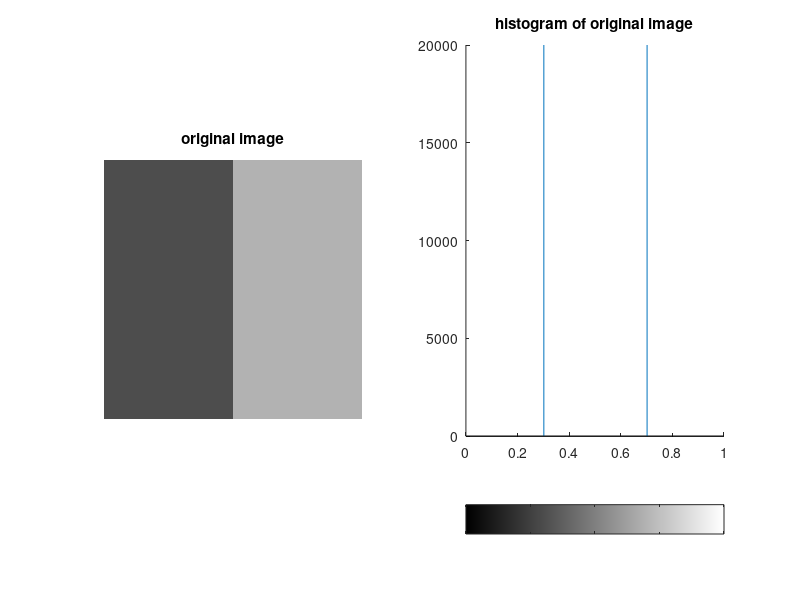
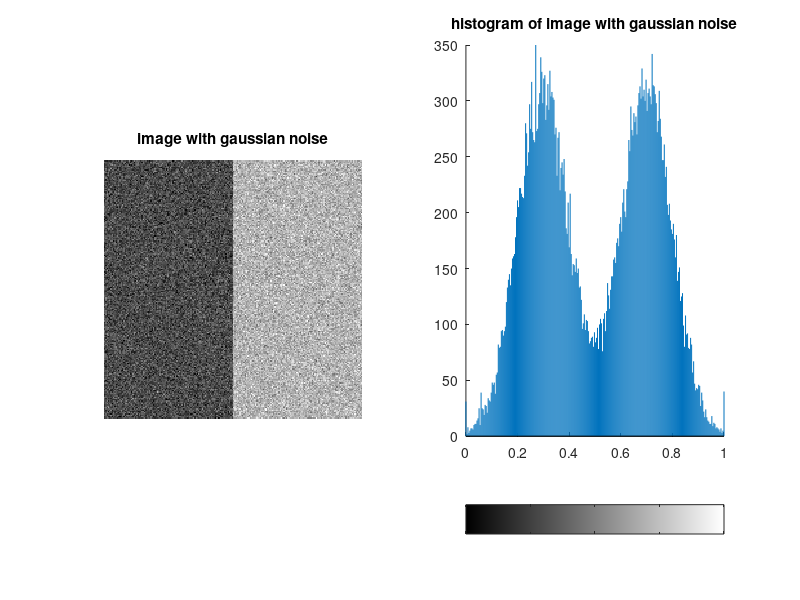
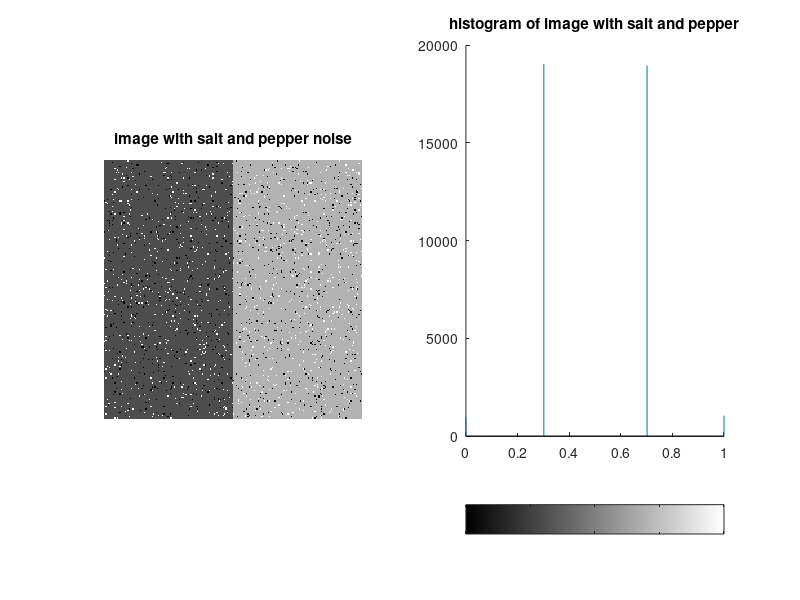
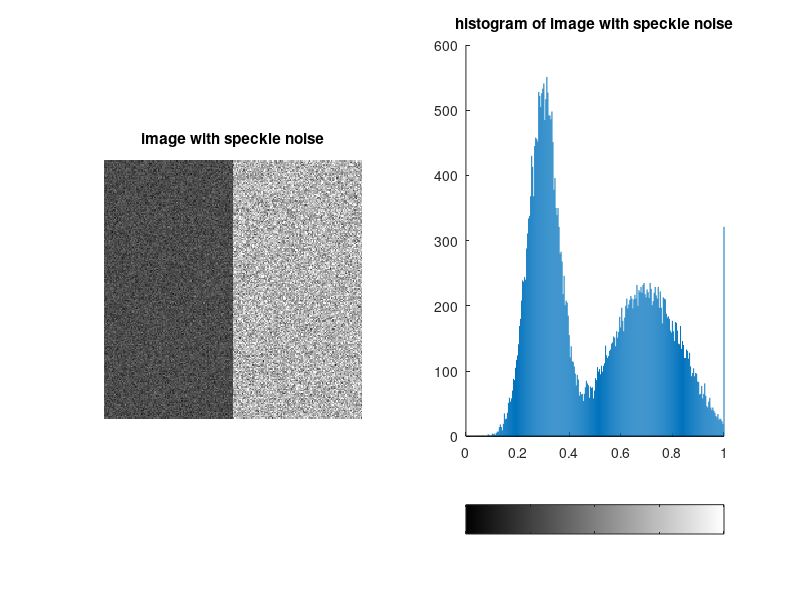

Recreate these plots in MATLAB, in order. (Note: this script raises an error after producing the figures.)
close all; clear; clc;

%========================================
% Load images
%========================================
%% Load
toy_img = [0.3*ones(200,100) 0.7*ones(200,100)];
figure(1);
subplot(1,2,1);
imshow(toy_img);
title('original image');
subplot(1,2,2);
imhist(toy_img);
title('histogram of original image');

%========================================
% Part 2: Noise Generation
%========================================

%% The default is zero mean noise with 0.01 variance.
toy_img_gauss = imnoise(toy_img, 'gaussian');
figure(2);
subplot(1,2,1);
imshow(toy_img_gauss);
title('image with gaussian noise');
subplot(1,2,2);
imhist(toy_img_gauss);
title('histogram of image with gaussian noise');

%% The default for noise density is 0.05.
toy_img_salt_pepper = imnoise(toy_img,'salt & pepper');
figure(3);
subplot(1,2,1);
imshow(toy_img_salt_pepper);
title('image with salt and pepper noise');
subplot(1,2,2);
imhist(toy_img_salt_pepper);
title('histogram of image with salt and pepper');

%% The default for variance is 0.04.
toy_img_speckle = imnoise(toy_img,'speckle');
figure(4);
subplot(1,2,1);
imshow(toy_img_speckle);
title('image with speckle noise');
subplot(1,2,2);
imhist(toy_img_speckle);
title('histogram of image with speckle noise');

%==============================================
% Part 3: Noise Reduction in the Spatial Domain
%==============================================
%% Load
lena = im2double(rgb2gray(imread('../lena.tiff')));
lena_gauss = imnoise(lena, 'gaussian', 0, 0.002);
figure(5);
subplot(1,2,1);
imshow(lena);
title('original lena image');
subplot(1,2,2);
imhist(lena);
title('histogram of original lena image');
figure(6);
subplot(1,2,1);
imshow(lena_gauss);
title('lena image with gaussian noise');
subplot(1,2,2);
imhist(lena_gauss);
title('histogram of lena image with gaussian noise');
disp(strcat('PSNR oringinal vs 0.002 gauss: ', num2str(psnr(lena, lena_gauss))));

%% The 3x3 smoothing window.
average_filter_33 = fspecial('average', [3 3]);
figure(7);
colormap(gray);
imagesc(average_filter_33);
title('3z3 average kernel');
smooth_lena_gauss_33 = imfilter(lena_gauss, average_filter_33);
figure(8);
subplot(1,2,1);
imshow(smooth_lena_gauss_33);
title('3x3 average kernel applied on lena image with gaussian noise');
subplot(1,2,2);
imhist(smooth_lena_gauss_33);
title('histogram of 3x3 average kernel applied on lena image with gaussian noise');
disp(strcat('PSNR oringinal vs 3x3 smoothed 0.002 gauss: ', num2str(psnr(lena, smooth_lena_gauss_33))));

%% The 7x7 smoothing window.
average_filter_77 = fspecial('average', [7 7]);
smooth_lena_gauss_77 = imfilter(lena_gauss, average_filter_77);
figure(9);
subplot(1,2,1);
imshow(smooth_lena_gauss_77);
title('7x7 average kernel applied on lena image with gaussian noise');
subplot(1,2,2);
imhist(smooth_lena_gauss_77);
title('histogram of 7x7 average kernel applied on lena image with gaussian noise');
disp(strcat('PSNR oringinal vs 7x7 smoothed 0.002 gauss: ', num2str(psnr(lena, smooth_lena_gauss_77))));

%% The 7x7 gaussian filter window.
gaussian_filter_77 = fspecial('gaussian', [7 7], 1);
figure(10);
colormap(gray);
imagesc(gaussian_filter_77);
title('7x7 gaussian kernel');
guass_lena_gauss_77 = imfilter(lena_gauss, gaussian_filter_77);
figure(11);
subplot(1,2,1);
imshow(guass_lena_gauss_77);
title('7x7 gaussian kernel applied on lena image with gaussian noise');
subplot(1,2,2);
imhist(guass_lena_gauss_77);
title('histogram of 7x7 gaussian kernel applied on lena image with gaussian noise');
disp(strcat('PSNR oringinal vs 7x7 gaussian filter 0.002 gauss: ', num2str(psnr(lena, guass_lena_gauss_77))));

%% The 7x7 gaussian and averaging filter windows with salt and pepper.
lena_salt_pepper = imnoise(lena,'salt & pepper');
figure(12);
subplot(1,2,1);
imshow(lena_salt_pepper);
title('lena image with salt & pepper noise');
subplot(1,2,2);
imhist(lena_salt_pepper);
title('histogram of lena image with salt & pepper noise');
disp(strcat('PSNR oringinal vs lena salt&pepper: ', num2str(psnr(lena, lena_salt_pepper))));

guass_lena_salt_pepper_77 = imfilter(lena_salt_pepper, gaussian_filter_77);
figure(13);
subplot(1,2,1);
imshow(guass_lena_salt_pepper_77);
title('7x7 gaussian kernel applied on lena image with salt & pepper noise');
subplot(1,2,2);
imhist(guass_lena_salt_pepper_77);
title('histogram of 7x7 gaussian kernel applied on lena image with salt & pepper noise');
disp(strcat('PSNR oringinal vs 7x7 gaussian filter salt&pepper: ', num2str(psnr(lena, guass_lena_salt_pepper_77))));

smooth_lena_salt_pepper_77 = imfilter(lena_salt_pepper, average_filter_77);
figure(14);
subplot(1,2,1);
imshow(smooth_lena_salt_pepper_77);
title('7x7 average kernel applied on lena image with salt & pepper noise');
subplot(1,2,2);
imhist(smooth_lena_salt_pepper_77);
title('histogram of 7x7 average kernel applied on lena image with salt & pepper noise');
disp(strcat('PSNR oringinal vs 7x7 smoothed salt&pepper: ', num2str(psnr(lena, smooth_lena_salt_pepper_77))));

%% Median filter
median_lena_salt_pepper = medfilt2(lena_salt_pepper);
figure(15);
subplot(1,2,1);
imshow(median_lena_salt_pepper);
title('median filter applied on lena image with salt & pepper noise');
subplot(1,2,2);
imhist(median_lena_salt_pepper);
title('histogram of median filter applied on lena image with salt & pepper noise');
disp(strcat('PSNR original vs median filter salt&pepper: ', num2str(psnr(lena, median_lena_salt_pepper))));

%=========================================
% Part 4: Sharpening in the Spatial Domain
%=========================================
%% High Boost Filter
cameraman = im2double((imread('cameraman.tif')));
h = fspecial('gaussian', 7);
filter_cman = imfilter(cameraman, h);
cman_subtracted = cameraman - filter_cman;
figure(16);
subplot(1,2,1);
imshow(filter_cman);
subplot(1,2,2);
imshow(cman_subtracted);

cman_add_subtracted = cameraman + cman_subtracted;
figure(17);
imshow(cman_add_subtracted);

cman_add_half_subtracted = cameraman + (0.5 * cman_subtracted);
figure(18);
imshow(cman_add_half_subtracted);
